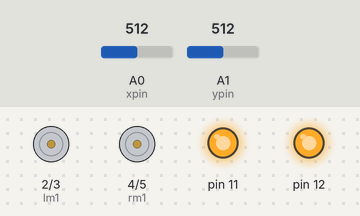
The sketch below on a simulated Arduino Uno, built with avr-gcc and run on an emulated ATmega328P. Parts: motor-driver pin pairs drawn as motors (green arrow = first pin HIGH = forward, orange = second pin HIGH = backward, longer = more drive), output pins drawn as LEDs (lit = HIGH). Inputs (shaded band) come from the test bench; at power-on: A0 (xpin) = 512, A1 (ypin) = 512.

Above: at 1.2 s.
1.3 s: A0 (xpin) set to 411
2.8 s: A0 (xpin) set to 384
At 4.0 s:
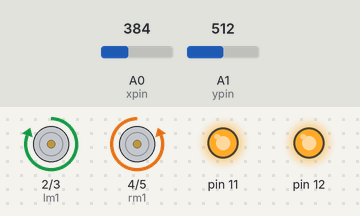
4.3 s: A1 (ypin) set to 411
5.8 s: A1 (ypin) set to 388
At 6.6 s:
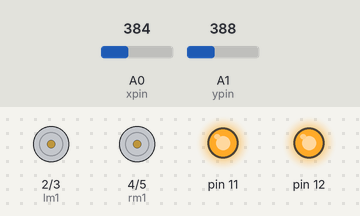
7.3 s: A0 (xpin) set to 410
At 7.7 s:
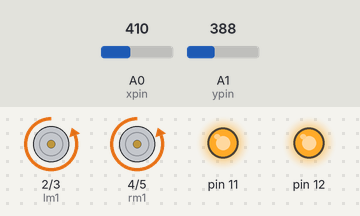
8.8 s: A0 (xpin) set to 320
At 10.1 s:
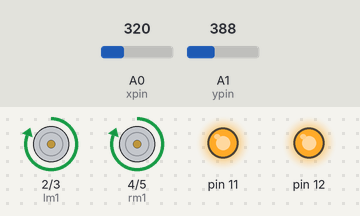
Timing chart, 0 to 11.3 s (numbered marks = the images above; inputs shaded):
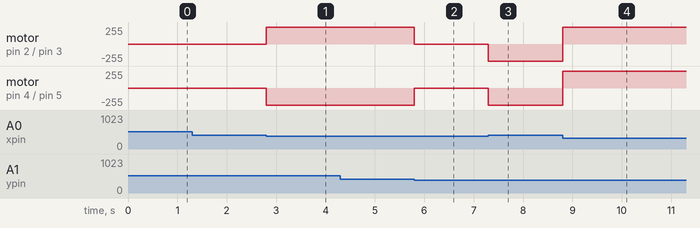

The sketch:

Gesture_Controlled_Robot.ino
```cpp
// (licence header left out)
// declare pins
int lm1 = 2;
int lm2 = 3;
int rm1 = 4;
int rm2 = 5;
int xpin = A0; // x-axis of the accelerometer
int ypin = A1; // y-axis

void setup() {
  Serial.begin(9600);
  // define whether pins are used as input or output
  pinMode(lm1, OUTPUT);
  pinMode(lm2, OUTPUT);
  pinMode(rm1, OUTPUT);
  pinMode(rm2, OUTPUT);
  pinMode(11, OUTPUT);
  pinMode(12, OUTPUT);
  // enable pins of motor driver ic
  digitalWrite(11, HIGH);
  digitalWrite(12, HIGH);
}

void loop() {
  if (400 > analogRead(xpin) && analogRead(xpin) > 330 && 400 > analogRead(ypin) && analogRead(ypin) > 330) // condition to stop the bot..
  {
    digitalWrite(lm1, LOW);
    digitalWrite(lm2, LOW);
    digitalWrite(rm1, LOW);
    digitalWrite(rm2, LOW);
  }

  if (analogRead(xpin) < 330 && 400 > analogRead(ypin) && analogRead(ypin) > 330) // forward..
  {
    digitalWrite(lm1, HIGH);
    digitalWrite(lm2, LOW);
    digitalWrite(rm1, HIGH);
    digitalWrite(rm2, LOW);
  }

  if (analogRead(xpin) > 400 && 400 > analogRead(ypin) && analogRead(ypin) > 330) // backward...
  {
    digitalWrite(lm1, LOW);
    digitalWrite(lm2, HIGH);
    digitalWrite(rm1, LOW);
    digitalWrite(rm2, HIGH);
  }

  if (400 > analogRead(xpin) && analogRead(xpin) > 330 && analogRead(ypin) < 330) // sharp left...
  {
    digitalWrite(lm1, LOW);
    digitalWrite(lm2, HIGH);
    digitalWrite(rm1, HIGH);
    digitalWrite(rm2, LOW);
  }

  if (400 > analogRead(xpin) && analogRead(xpin) > 330 && 400 < analogRead(ypin)) // sharp right
  {
    digitalWrite(lm1, HIGH);
    digitalWrite(lm2, LOW);
    digitalWrite(rm1, LOW);
    digitalWrite(rm2, HIGH);
  }

  // testing phase to check adlx module
  //  Serial.print(analogRead(xpin));
  //  // print a tab between values:
  //  Serial.print("\t");
  //  Serial.print(analogRead(ypin));
  //  // print a tab between values:
  //  Serial.println("\t");
  //  delay(100);
}
```

Measured:
- the behaviour switches between 400 and 399 on A0 (xpin) (found by bisection; images 0 and 1)
- the behaviour switches between 400 and 399 on A1 (ypin) (found by bisection; images 1 and 2)
- after the input at 1.3 s, every drawn part: stays the same
- after the input at 2.8 s, motor on pin 2 (lm1) / pin 3 (lm2): stopped → forward 255/255 at once; motor on pin 4 (rm1) / pin 5 (rm2): stopped → backward 255/255 at once
- after the input at 4.3 s, every drawn part: stays the same
- after the input at 5.8 s, motor on pin 2 (lm1) / pin 3 (lm2): forward 255/255 → stopped at once; motor on pin 4 (rm1) / pin 5 (rm2): backward 255/255 → stopped at once
- after the input at 7.3 s, motor on pin 2 (lm1) / pin 3 (lm2), motor on pin 4 (rm1) / pin 5 (rm2): stopped → backward 255/255 at once
- after the input at 8.8 s, motor on pin 2 (lm1) / pin 3 (lm2), motor on pin 4 (rm1) / pin 5 (rm2): backward 255/255 → forward 255/255 at once
